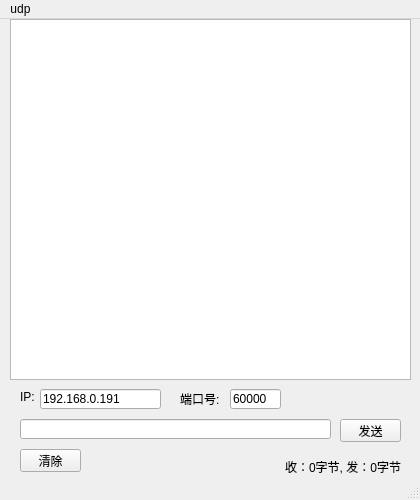
<?xml version="1.0" encoding="UTF-8"?>
<ui version="4.0">
 <class>MainWindow</class>
 <widget class="QMainWindow" name="MainWindow">
  <property name="geometry">
   <rect>
    <x>0</x>
    <y>0</y>
    <width>420</width>
    <height>500</height>
   </rect>
  </property>
  <property name="minimumSize">
   <size>
    <width>420</width>
    <height>500</height>
   </size>
  </property>
  <property name="maximumSize">
   <size>
    <width>420</width>
    <height>500</height>
   </size>
  </property>
  <property name="windowTitle">
   <string>MainWindow</string>
  </property>
  <widget class="QWidget" name="centralwidget">
   <widget class="QTextBrowser" name="textBrowser">
    <property name="geometry">
     <rect>
      <x>10</x>
      <y>0</y>
      <width>401</width>
      <height>361</height>
     </rect>
    </property>
   </widget>
   <widget class="QLineEdit" name="lineEdit">
    <property name="geometry">
     <rect>
      <x>20</x>
      <y>400</y>
      <width>311</width>
      <height>20</height>
     </rect>
    </property>
   </widget>
   <widget class="QPushButton" name="pushButton">
    <property name="geometry">
     <rect>
      <x>340</x>
      <y>400</y>
      <width>61</width>
      <height>23</height>
     </rect>
    </property>
    <property name="text">
     <string>发送</string>
    </property>
   </widget>
   <widget class="QLineEdit" name="lineEdit_2">
    <property name="geometry">
     <rect>
      <x>40</x>
      <y>370</y>
      <width>121</width>
      <height>20</height>
     </rect>
    </property>
    <property name="text">
     <string>192.168.0.191</string>
    </property>
    <property name="maxLength">
     <number>15</number>
    </property>
   </widget>
   <widget class="QLineEdit" name="lineEdit_3">
    <property name="geometry">
     <rect>
      <x>230</x>
      <y>370</y>
      <width>51</width>
      <height>20</height>
     </rect>
    </property>
    <property name="text">
     <string>60000</string>
    </property>
    <property name="maxLength">
     <number>5</number>
    </property>
   </widget>
   <widget class="QLabel" name="label">
    <property name="geometry">
     <rect>
      <x>20</x>
      <y>370</y>
      <width>21</width>
      <height>16</height>
     </rect>
    </property>
    <property name="text">
     <string>IP:</string>
    </property>
   </widget>
   <widget class="QLabel" name="label_2">
    <property name="geometry">
     <rect>
      <x>180</x>
      <y>370</y>
      <width>41</width>
      <height>20</height>
     </rect>
    </property>
    <property name="text">
     <string>端口号:</string>
    </property>
   </widget>
   <widget class="QPushButton" name="pushButton_2">
    <property name="geometry">
     <rect>
      <x>20</x>
      <y>430</y>
      <width>61</width>
      <height>23</height>
     </rect>
    </property>
    <property name="text">
     <string>清除</string>
    </property>
   </widget>
   <widget class="QLabel" name="label_3">
    <property name="geometry">
     <rect>
      <x>210</x>
      <y>440</y>
      <width>191</width>
      <height>16</height>
     </rect>
    </property>
    <property name="layoutDirection">
     <enum>Qt::LeftToRight</enum>
    </property>
    <property name="text">
     <string>收：0字节, 发：0字节</string>
    </property>
    <property name="alignment">
     <set>Qt::AlignRight|Qt::AlignTrailing|Qt::AlignVCenter</set>
    </property>
   </widget>
  </widget>
  <widget class="QMenuBar" name="menubar">
   <property name="geometry">
    <rect>
     <x>0</x>
     <y>0</y>
     <width>420</width>
     <height>23</height>
    </rect>
   </property>
   <widget class="QMenu" name="menuudp">
    <property name="title">
     <string>udp</string>
    </property>
   </widget>
   <addaction name="menuudp"/>
  </widget>
  <widget class="QStatusBar" name="statusbar"/>
 </widget>
 <resources/>
 <connections/>
</ui>
